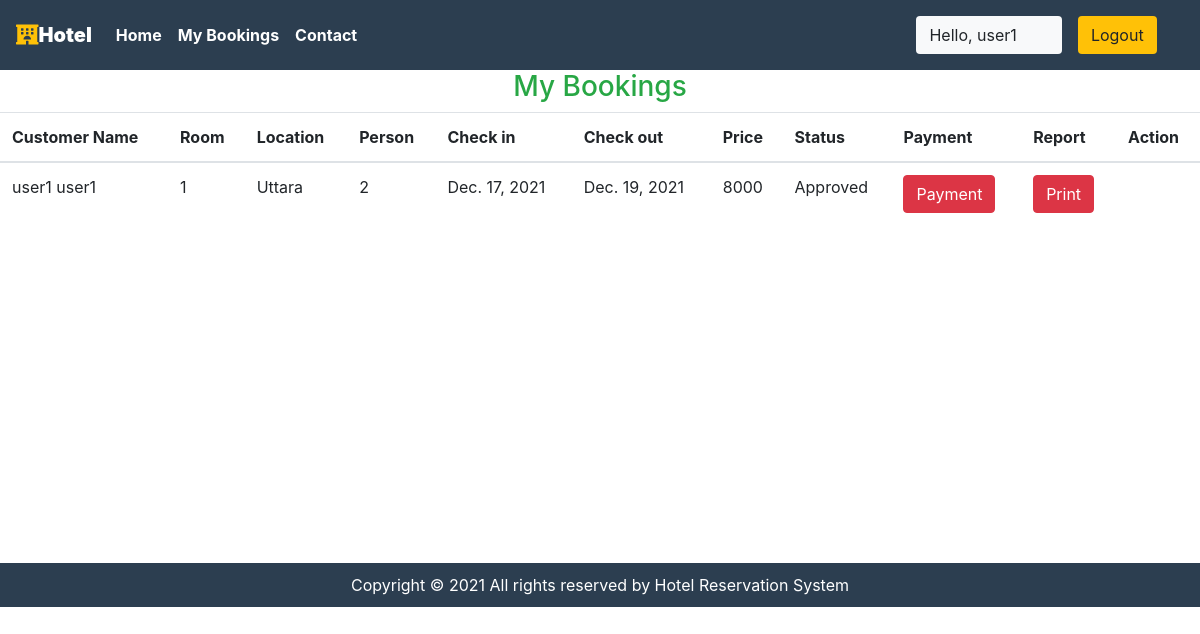
The app's page /user/bookings (signed in) with its own data.
### main/models.py (models this page shows, shortened)
class CustomUser(AbstractUser):
     date_of_birth = models.DateField(verbose_name=_("Date of birth"), blank=True, null=True)
     address1 = models.CharField(verbose_name=_("Address line 1"), max_length=1024, blank=True, null=True)
     zip_code = models.CharField(verbose_name=_("Postal Code"), max_length=12, blank=True, null=True)
     city = models.CharField(verbose_name=_("City"), max_length=1024, blank=True, null=True)
     country = CountryField(blank=True, null=True)
     phone_regex = RegexValidator(regex=r"^\+(?:[0-9]●?){6,14}[0-9]$", message=_("Enter a valid international mobile phone number starting with +(country code)"))
     mobile_phone = models.CharField(validators=[phone_regex], verbose_name=_("Mobile phone"), max_length=17, blank=True, null=True)
     photo = models.ImageField(verbose_name=_("Photo"), upload_to='photos/', default='photos/default-user-avatar.png')
     class Meta:
         ordering = ['last_name']

class Reservation(models.Model):
    Reservation_STATUS = (
    ("1", "Pending"),
    ("2", "Approved"),
    ("3", "Canceled"),
    )
    status=models.CharField(choices=Reservation_STATUS, max_length=15, default="Pending")
    id = models.AutoField(primary_key=True)
    check_in = models.DateField(auto_now =False)
    check_out = models.DateField()
    room = models.ForeignKey(Room, on_delete = models.CASCADE)
    guest = models.ForeignKey(CustomUser, on_delete= models.CASCADE)
    payment_number=models.CharField(max_length=20, null=True, blank=True)
    trnxid=models.CharField(max_length=250,null=True, blank=True)
    booking_id = models.CharField(max_length=100,default="null")
    @property
    def total_price(self):
        days = (self.check_out - self.check_in).days
        result = self.room.price * days
        return result

class Room(models.Model):
    ROOM_STATUS = (
    ("1", "available"),
    ("2", "not available"),
    )
    ROOM_TYPE = (
    ("1", "Premium"),
    ("2", "Deluxe"),
    ("3","Economi"),
    )
    id = models.AutoField(primary_key=True)
    room_type = models.CharField(max_length=50,choices = ROOM_TYPE)
    capacity = models.IntegerField()
    price = models.IntegerField()
    size = models.IntegerField()
    hotel = models.ForeignKey(Hotel, on_delete = models.CASCADE)
    status = models.CharField(choices =ROOM_STATUS,max_length = 15)
    roomnumber = models.IntegerField()
    photo=models.ImageField(upload_to='room/', null=True, blank=True)
    Services=models.CharField(max_length=30,null=True)

class Hotel(models.Model):
    id = models.AutoField(primary_key=True)
    name = models.CharField(max_length=30,null=True)
    owner = models.ForeignKey(CustomUser, blank=True, null=True, on_delete=models.CASCADE)
    location = models.CharField(max_length=50)
    state = models.CharField(max_length=50,null=True)
    country = models.CharField(max_length=50,null=True)
    photo=models.ImageField(upload_to='hotel/', null=True, blank=True)

### main/views.py (the view)
# urls.py: path('user/bookings', views.user_bookings,name="userbookings"),
@login_required(login_url='/user')
def user_bookings(request):
    if request.user.is_authenticated == False:
        messages.error(request,"Please login to Book rooms")
        return redirect('userloginpage')
    user = CustomUser.objects.all().get(id=request.user.id)
    bookings = Reservation.objects.all().filter(guest=user)
    if not bookings:
        messages.warning(request,"No Bookings Found")
    return HttpResponse(render(request,'user/mybookings.html',{'bookings':bookings}))

### main/templatetags/app_tags.py (called while the page is built)
@register.filter(name='has_group')
def has_group(user, group_name):
    group = Group.objects.get(name=group_name)
    return True if group in user.groups.all() else False

### templates/user/mybookings.html (shortened to what this page needs)
{% extends 'basic.html' %} {% block title %}Dashboard {% endblock title %} {% block body %}
{% load app_tags %}
<h3 class="text-center  text-success">My Bookings </h3>
<table class="table">
    <thead>
        <th>Customer Name</th>
        <th>Room</th>
        <th>Location</th>
        <th>Person</th>
        <th>Check in</th>
        <th>Check out</th>
        <th>Price</th>
        <th>Status</th>
        <th>Payment</th>
        <th>Report</th>
        <th>Action</th>
    </thead>
    {% for each_booking in bookings %}
    <tr>
        <td>{{each_booking.guest.first_name}} {{each_booking.guest.last_name}} </td>
        <td>{{each_booking.room.roomnumber}}</td>
        <td>{{each_booking.room.hotel.location}}</td>
        <td>{{each_booking.room.capacity}}</td>
        <td>{{each_booking.check_in}}</td>
        <td>{{each_booking.check_out}}</td>
        <td>{{each_booking.total_price}}</td>
        <td>{{each_booking.get_status_display}}</td>
        <form action="{% url 'makepayment' %}" method="POST">
            <td><button type="submit" class="btn btn-danger">Payment</button> </td>
        </form>
        <td> <a href="/user/bookings/{{each_booking.id}}"> <button type="submit" class="btn btn-danger">Print</button>
            </a> </td>
    </tr>
    {% endfor %}
</table>
<footer class="" style="text-align: center;">
    <div class="abc" style="background-color: #2C3E50; margin-top: 338px; ">
        <p style="padding:10px; color: #fff; margin: 0;">
            Copyright &copy;
            All rights reserved by Hotel Reservation System
        </p>
    </div>
</footer>
{% endblock body %}

### templates/basic.html (shortened to what this page needs)
{% load static %}
{% load app_tags %}
<!DOCTYPE html>
<!DOCTYPE html>
<html lang="en">
<head>
    <link rel="stylesheet" href="https://use.fontawesome.com/releases/v5.7.0/css/all.css"
>
    <link rel="stylesheet" href="{% static 'bootstrap\bootstrap.css' %}">
    <link rel="stylesheet" href="https://maxcdn.bootstrapcdn.com/bootstrap/4.5.0/css/bootstrap.min.css">
</head>
<body style="dbackground-image: url('https://source.unsplash.com/random');height: 100%;">
    <div class="container-fluid px-0">
        <nav class="navbar navbar-expand-lg navbar-dark font-weight-bold" style="background-color: #2C3E50;">
            <a class="navbar-brand text-bold bg-black " href="/"><i class="fas fa-hotel text-warning"></i><b>Hotel
                </b></a>
            <div class="collapse navbar-collapse " id="navbarSupportedContent">
                <ul class="navbar-nav mr-auto ">
                    <li class="nav-item active">
                        <a class="nav-link text-bold " href="/"> Home</a>
                    </li>
                    {% if request.user|has_group:"hotel_owner" %}
                    <li class="nav-item active">
                        <a class="nav-link text-bold" href="/staff/panel">Dashboard </a>
                    </li>
                    {% elif user.is_staff == False and user.is_authenticated %}
                    <li class="nav-item active">
                        <a class="nav-link text-bold" href="/user/bookings">My Bookings </a>
                    </li>
                    {% endif %}
                    <li class="nav-item active">
                        <a class="nav-link text-bold" href="/contact">Contact </a>
                    </li>
                </ul>
                {% if user.is_authenticated %}
                <button class="btn btn-group bg-light" data-toggle="modal" data-target="#forlogin">
                    Hello, {{request.user.username}}
                    <a href="/logout" class="nav-link">
                        <button class="btn btn-group bg-warning" data-toggle="modal" data-target="#forlogin">
                            Logout
                        </button></a>&nbsp; &nbsp;
                </button>
                {% endif %}
            </div>
        </nav>
    </div>
    {% block body %}
    {% endblock body %}
</body>
</html>

### templates/basic.html (style rules this page uses)
a { text-decoration: none; }

### records on screen
CustomUser: user.username "user1"
Reservation: guest.first_name "user1", guest.last_name "user1", room.roomnumber "1", room.hotel.location "Uttara", room.capacity "2", check_in "Dec. 17, 2021", check_out "Dec. 19, 2021", total_price "8000", status "Approved"
